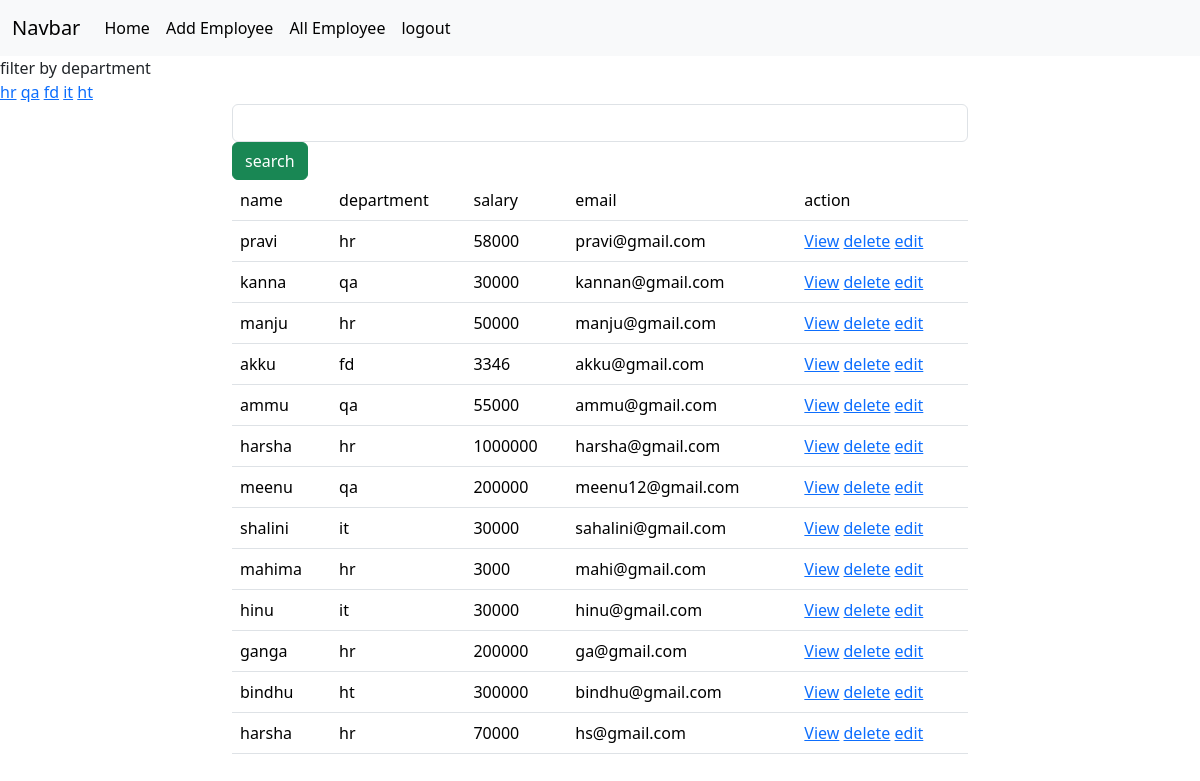
/employees/all (signed in), run on the app's committed database.
### crm/models.py (models this page shows, shortened)
class Employees(models.Model):
    name=models.CharField(max_length=200)
    department=models.CharField(max_length=200)
    salary=models.PositiveIntegerField()
    email=models.EmailField(unique=True)
    age=models.PositiveIntegerField()
    contact=models.CharField(max_length=12,null=True)
    profile_pic=models.ImageField(upload_to="image",null=True,blank=True)
    dob=models.DateField(null=True,blank=True)

### crm/views.py (the view, shortened to what this page needs)
# urls.py: path('employees/all',views.EmployeeListView.as_view(),name="emp-all"),
@method_decorator(signin_requried,name="dispatch")
class EmployeeListView(View):
    def get(self,request,*args,**kwargs):
       qs=Employees.objects.all()
       departments=Employees.objects.all().values_list("department",flat=True).distinct()
       print(departments)
       if "department" in request.GET:
           dept=request.GET.get("department")
           qs=qs.filter(department__iexact=dept)
       return render(request,"emp_list.html",{"data":qs,"departments":departments})

### crm/views.py (called while the page is built)
def signin_requried(fn):
    def wrapper(request,*args,**kwargs):
        if not request.user.is_authenticated:
            messages.error(request,"invalid session")
            return redirect("signin")
        else:
            return fn(request,*args,**kwargs)
    return wrapper

### crm/templates/emp_list.html (shortened to what this page needs)
{%extends 'base.html'%}
{%block body_block%}
<div>
    filter by department
</div>
<div>
    {%for dep in departments%}
    <a href="{%url 'emp-all'%}?department={{dep}}">{{dep}}</a>
    {%endfor%}
</div>
<div class="container">
    <div class="row">
        <div class="col-2"></div>
        <div class="col-8">
            <form action="" method="post">
                <input type="text" name="box" class="form-control">
                <button type="submit" class="btn btn-success">search</button>
            </form>
        </div>
        <div class="col-2"></div>
    </div>
</div>
<div class="container">
    <div class="row">
        <div class="col-2"></div>
        <div class="col-8">
            <table class="table">
                <tr>
                    <td>name</td>
                    <td>department</td>
                    <td>salary</td>
                    <td>email</td>
                    <td>action</td>
                </tr>
                {%for emp in data%}
                <tr>
                    <td>{{emp.name}}</td>
                    <td>{{emp.department}}</td>
                    <td>{{emp.salary}}</td>
                    <td>{{emp.email}}</td>
                    <td>
                        <a href="{%url 'emp-detail' emp.id%}">View</a>
                        <a href="{%url 'emp-delete' emp.id%}">delete</a>
                        <a href="{%url 'emp-edit' emp.id%}">edit</a>
                    </td>
                </tr>
                {%endfor%}
            </table>
        </div>
        <div class="col-2"></div>
    </div>
</div>
{%endblock%}

### crm/templates/base.html (shortened to what this page needs)
<!DOCTYPE html>
<html lang="en">
<head>
    <link href="https://cdn.jsdelivr.net/npm/bootstrap@5.3.2/dist/css/bootstrap.min.css" rel="stylesheet">
</head>
<body>
    <nav class="navbar navbar-expand-lg bg-body-tertiary">
        <div class="container-fluid">
          <a class="navbar-brand" href="#">Navbar</a>
          <div class="collapse navbar-collapse" id="navbarSupportedContent">
            <ul class="navbar-nav me-auto mb-2 mb-lg-0">
              <li class="nav-item">
                <a class="nav-link active" aria-current="page" href="#">Home</a>
              </li>
              <li class="nav-item">
                <a class="nav-link active" aria-current="page" href="{%url 'emp-add'%}">Add Employee</a>
              </li>
              <li class="nav-item">
                <a class="nav-link active" aria-current="page" href="{%url 'emp-all'%}">All Employee</a>
              </li>
              <li class="nav-item">
                <a class="nav-link active" aria-current="page" href="{%url 'signout'%}">logout</a>
              </li>
            </ul>
          </div>
        </div>
      </nav>
      {%block body_block%}
      {%endblock%}
</body>
</html>

### data on the page
Employees: name "pravi", department "hr", salary "58000", email "pravi@gmail.com"
Employees: name "kanna", department "qa", salary "30000", email "kannan@gmail.com"
Employees: name "manju", department "hr", salary "50000", email "manju@gmail.com"
Employees: name "akku", department "fd", salary "3346", email "akku@gmail.com"
Employees: name "ammu", department "qa", salary "55000", email "ammu@gmail.com"
Employees: name "harsha", department "hr", salary "1000000", email "harsha@gmail.com"
Employees: name "meenu", department "qa", salary "200000", email "meenu12@gmail.com"
Employees: name "shalini", department "it", salary "30000", email "sahalini@gmail.com"
Employees: name "mahima", department "hr", salary "3000", email "mahi@gmail.com"
Employees: name "hinu", department "it", salary "30000", email "hinu@gmail.com"
Employees: name "ganga", department "hr", salary "200000", email "ga@gmail.com"
Employees: name "bindhu", department "ht", salary "300000", email "bindhu@gmail.com"
Employees: name "harsha", department "hr", salary "70000", email "hs@gmail.com"

### other printed values
{{ dep }} "hr" "qa" "fd" "it" "ht"
